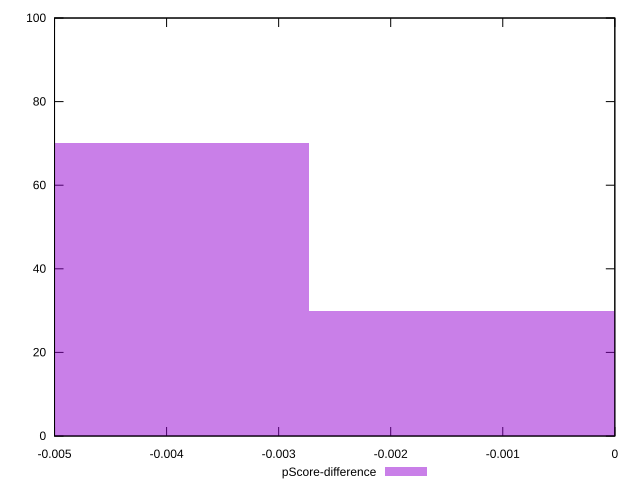

Source code (gnuplot):
reset

$pScoreDifference <<EOF
0 30
-0.005459803368006892 70
EOF

set key outside below
set boxwidth 0.005459803368006892
set xrange [-0.0050000000000000044:0]
set yrange [0:100]
set trange [0:100]
set style fill transparent solid 0.5 noborder
set terminal svg size 640, 490 enhanced background rgb 'white'
set output "report_00019_2021-02-10T18-14-37.922Z//offscreen-images/samples/pages/pScore-difference/histogram.svg"

plot $pScoreDifference title "pScore-difference" with boxes

reset
